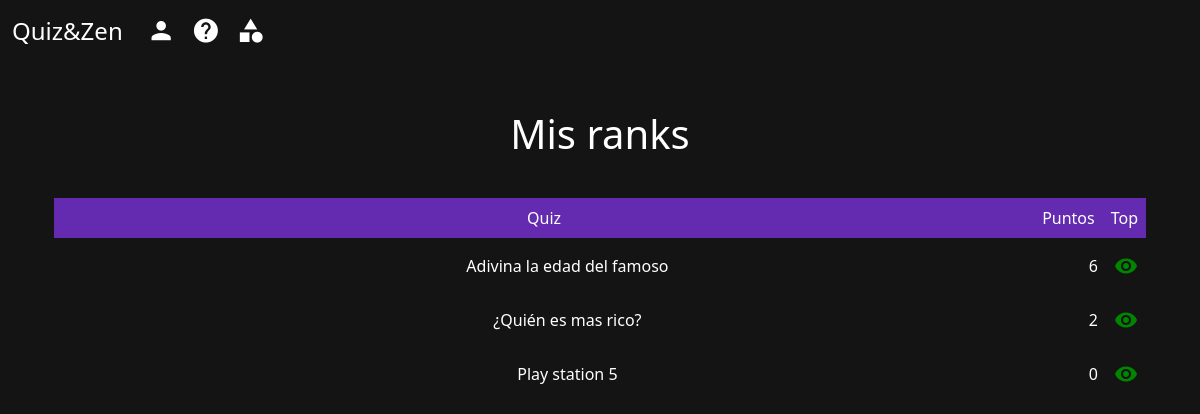
Screenshot of /cuenta/ranks/admin/ (signed in) with the database file from the repository.
### quizz/models.py (models this page shows, shortened)
class Ponderacion(models.Model):
    usuario = models.ForeignKey(User, on_delete=models.CASCADE, related_name='user_puntuacion')
    quiz = models.ForeignKey(Quiz, on_delete=models.CASCADE, related_name='puntuaciones')
    puntos = models.PositiveIntegerField(default=0, blank=True, null=True)

class Quiz(models.Model):
    nombre = models.CharField(max_length=140)
    slug = models.SlugField(max_length=200, unique=True)
    creado = models.DateTimeField(auto_now_add=True)
    imagen = models.ImageField(upload_to='quizz/portada/%Y/%m/%d')
    autor = models.ForeignKey(User, on_delete=models.CASCADE, related_name='quizzes')
    aprobado = models.BooleanField(default=True)
    tag = TaggableManager()
    class Meta:
        ordering = ['-creado']
        verbose_name = 'Quiz'
        verbose_name_plural = 'Quizzes'
    def __str__(self):
        return self.nombre

### account/views.py (the view)
# urls.py: path('ranks/<username>/', views.myranks, name='my_ranks'),
@login_required
def myranks(request, username):
    user = get_object_or_404(User, username=username)
    ponderaciones_list = user.user_puntuacion.all()
    paginator = Paginator(ponderaciones_list, 8)
    page_number = request.GET.get('page', 1)
    try:
        ponderaciones = paginator.page(page_number)
    except PageNotAnInteger:
        ponderaciones = paginator.page(1)
    except EmptyPage:
        ponderaciones = paginator.page(paginator.num_pages)
    context = {'ponderaciones': ponderaciones,}
    return render(request, 'rank/myranks.html', context)

### account/templates/rank/myranks.html (shortened to what this page needs)
{% extends 'base.html' %}
{% block contenido %}
    <div class="mt-5 text-center container">
        <h1 class="text-white">
            Mis ranks
        </h1>
        <br>
        <div class="container mt-2">
            <div class="d-flex"  style="background:#642bb1;">
                <div class="p-2 flex-grow-1 text-white">
                    Quiz
                </div>
                <div class="p-2 text-white">
                    Puntos
                </div>
                <div class="p-2 text-white">
                    Top
                </div>
            </div>
            {% for ponderacion in ponderaciones %}
                <div class="d-flex mt-2">
                    <div class="p-2 flex-grow-1 text-white">
                        {{ponderacion.quiz}}
                    </div>
                    <div class="p-2 text-white" style="text-align:left;">
                        {{ponderacion.puntos}}
                    </div>
                    <div class="p-2">
                        <a href="{% url 'rank' ponderacion.quiz.slug %}" class="material-icons" style="color: rgb(1, 133, 1);text-decoration: none;">
                        </a>
                    </div>
                </div>
            {% empty %}
                <p class="text-white">No has participado en ning&uacute;n Quiz.</p>
            {% endfor %}
        </div>
    </div>
{% endblock contenido %}

### quizz/static/css/main.css (style rules this page uses)
* { margin: 0; padding: 0; box-sizing: 0; }
body { background: #141414; }

### rows the page displays
Ponderacion: quiz "Adivina la edad del famoso", puntos "6"
Ponderacion: quiz "¿Quién es mas rico?", puntos "2"
Ponderacion: quiz "Play station 5", puntos "0"
